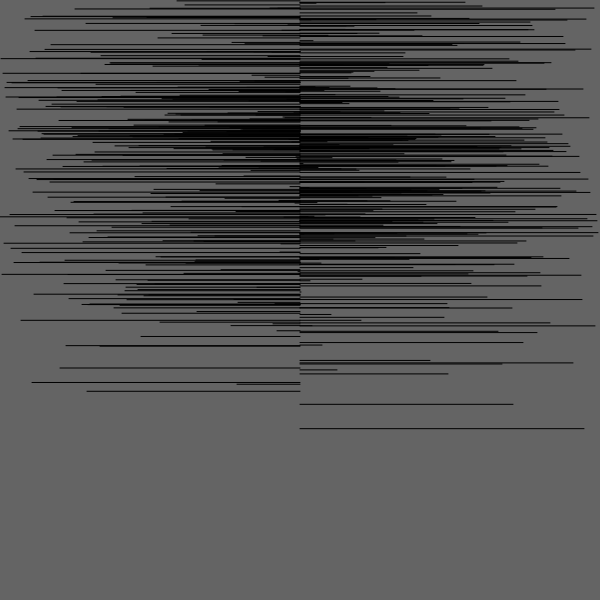
Frame 1 (no input)
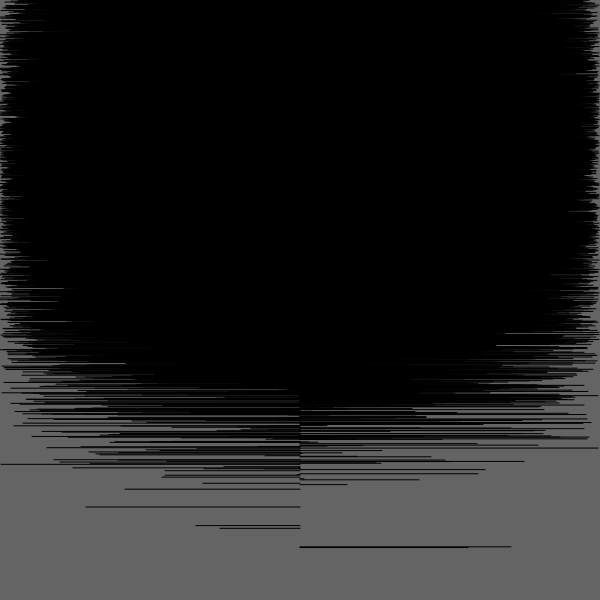
Frame 60 (no input)
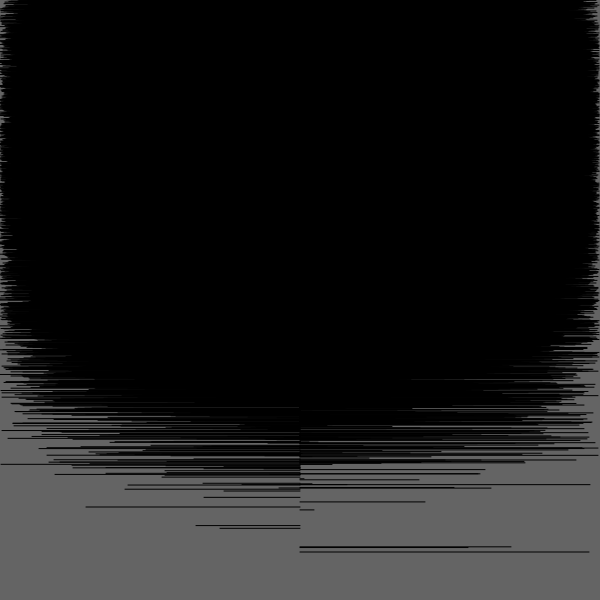
Frame 120 (the mouse pressed at the canvas centre since frame 60)

The p5.js sketch that drew these frames (run headless with seeded random() and noise() and a simulated clock; from frame 60 on, the mouse is pressed at the canvas centre):

// p5.js sketch
// ── sketch.js
//let generator;
function setup() {
  createCanvas(600, 600);
  background(100);
  //generator = random(1);
}

function draw() {
  // let x = randomGaussian(300, 120);
  // // let std_deviation = 30;
  // // let mean = 200;
  // // let x = std_deviation * num + mean;
  //
  // noStroke();
  // fill(100, 255, 150, 10);
  // ellipse(x, 300, 20, 20);
  for (var y = 0; y < height; y++) {
    let x = randomGaussian(150, 100);
    line(300, x, y, x);
  }
}
